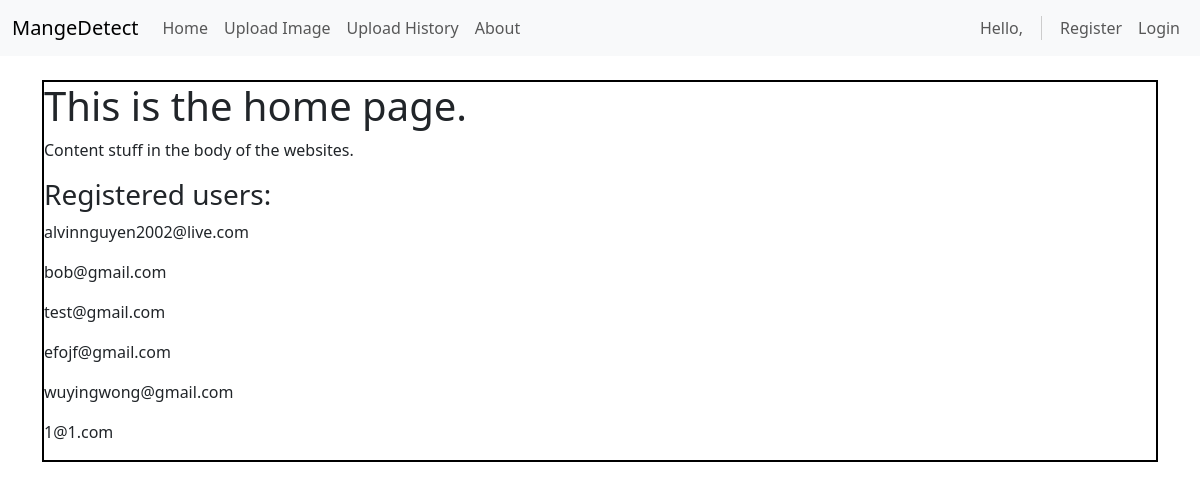
The page / on the database its author committed.
### account/models.py (models this page shows, shortened)
class Account(AbstractBaseUser):
    email                       = models.EmailField(verbose_name="email", max_length=60, unique=True)
    username                    = models.CharField(max_length=30, unique=True)
    date_joined                 = models.DateTimeField(verbose_name='date joined', auto_now_add=True)
    last_login                  = models.DateTimeField(verbose_name='last login', auto_now=True)
    is_admin                    = models.BooleanField(default=False)
    is_active                   = models.BooleanField(default=True)
    is_staff                    = models.BooleanField(default=False)
    is_superuser                = models.BooleanField(default=False)
    USERNAME_FIELD = 'email'
    REQUIRED_FIELDS = ['username',]
    objects = MyAccountManager()
    def __str__(self):
        return self.email

### personal/views.py (the view)
# urls.py: path('', home_screen_view, name="home"),
def home_screen_view(request):
    context = {}
    accounts = Account.objects.all()
    context['accounts'] = accounts
    return render(request, "personal/home.html", context)

### personal/templates/personal/home.html (shortened to what this page needs)
{% extends 'base.html' %}
{% block content %}
<div style="border: 2px solid #000;">
    <h1>This is the home page.</h1>
    <p>Content stuff in the body of the websites.</p>
    <h3>Registered users: </h3>
    {% for account in accounts %}
        <p>{{account}}</p>
    {% endfor %}
</div>
{% endblock content %}

### rows shown on the page
Account: email "alvinnguyen2002@live.com"
Account: email "bob@gmail.com"
Account: email "test@gmail.com"
Account: email "efojf@gmail.com"
Account: email "wuyingwong@gmail.com"
Account: email "1@1.com"
